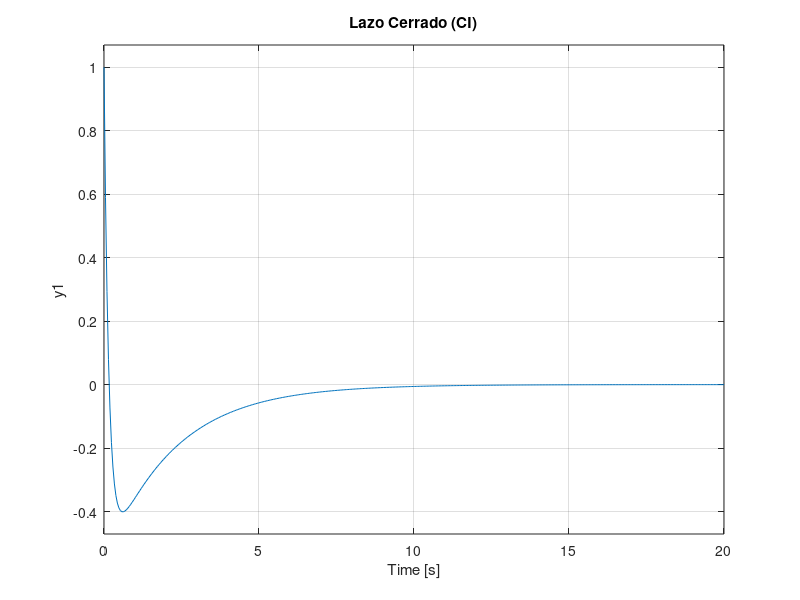
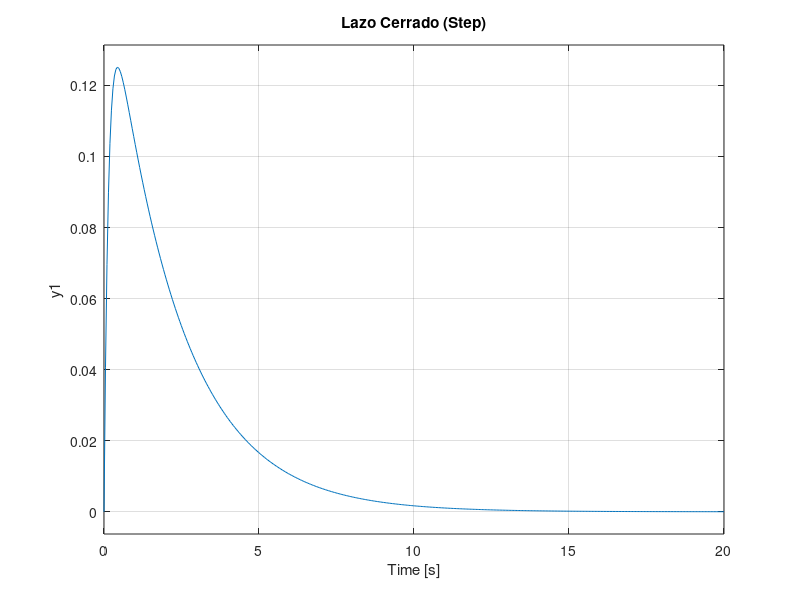

Source code (MATLAB) for these figures, in order:
%% Realimentación de estados usando la ecuación de Lyapunov
%  by: Sergio Andres Castaño Giraldo
%  Rio de Janeiro - 2020
%  https://controlautomaticoeducacion.com/sistemas-dinamicos-lineales/control-por-realimentacion-de-estados/
% ______________________________________________________________________

clc
clear 
close all

% Sistema
A = [0,1;1,0];
b = [1;0];
c=[1 0];

%Espacio de Estados
sys=ss(A,b,c,0);

%% Controlabilidad
Co = ctrb(sys)
rank(Co)

%% Ecuación característica del Sistema
E_Ca=poly(eig(sys));

%% Ecuación deseada
Ps= [1 7 3];
Ed=roots(Ps)

%% Ganancia k
k=Ps(2:end)-E_Ca(2:end)

%% Matriz F
F = [0,1;-3,-7];

%% Ganancia k Cualquiera arbitraria
k_bar=[0 1];

%% Matriz T
beq = [0;1;0;0];
Aeq = [0 3 1 0;
      -1 7 0 1;
      1 0 0 3;
      0 1 -1 7];
t=Aeq\beq;
T=[t(1) t(2); t(3) t(4)];

%% Ganancia de la Realimentación de Estados
k1 = k_bar/T %K_bar*inv(T)

%% Usando comando de Matlab lyap
% X = lyap(A,B,C) solves the Sylvester equation
% AX+XB+C=0
% The matrices A, B, and C must have compatible dimensions but need not be square.
% (Descomentar las dos instrucciones a continuación:)

%         T=lyap(A,-F,-b*k_bar);
%         k1 = k_bar/T

%% Lazo cerrado
Af=A-b*k1;

%% Calculando los autovalores del sistema en lazo cerrado
eig(Af)

%Condicion inicial
x0=[1 1];

%Sistema con realimentación en espacio de estados
slc=ss(Af,b,c,0);

%Respuesta del sistema
figure
subplot(211)
initial(sys,x0)
title('Lazo Abierto (CI)');
subplot(212)
initial(slc,x0)
title('Lazo Cerrado (CI)')

figure
subplot(211)
step(sys)
title('Lazo Abierto (Step)');
subplot(212)
step(slc)
title('Lazo Cerrado (Step)')
